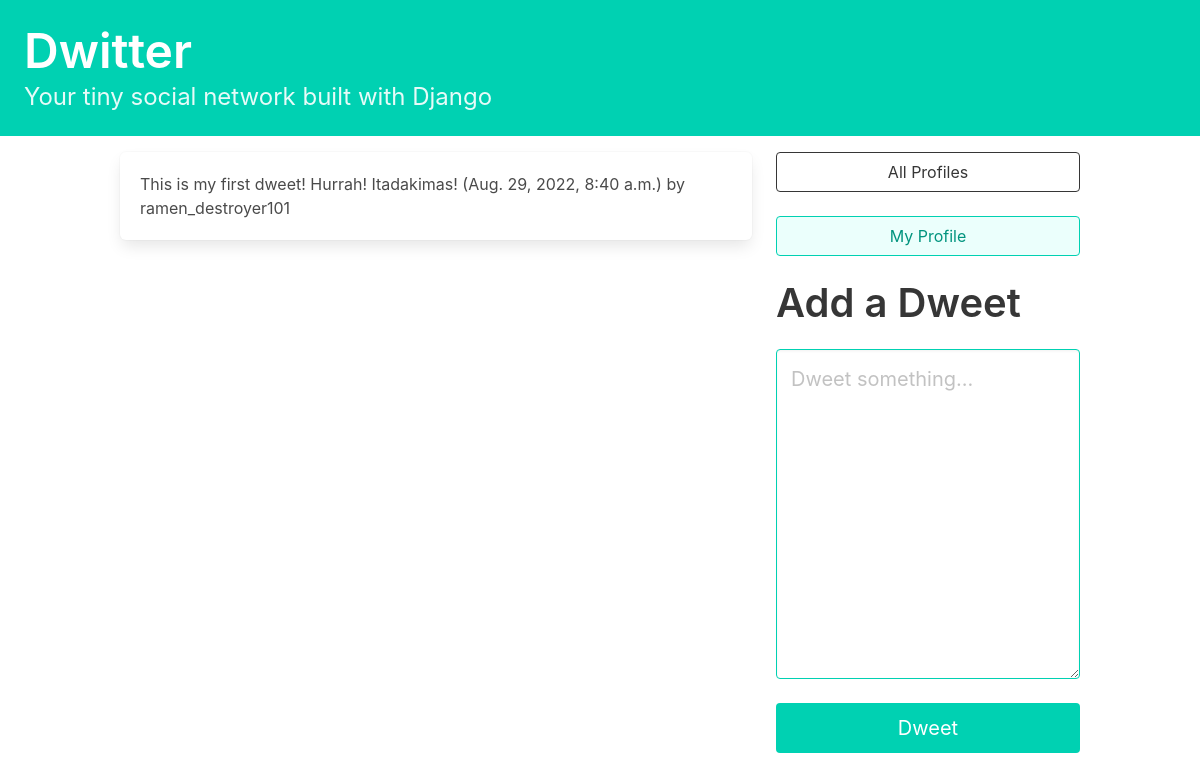
Screenshot of /home/ (signed in) with the database file from the repository.
### dwitter/models.py (models this page shows, shortened)
class Dweet(models.Model):
    user = models.ForeignKey(
        User, related_name="dweets", on_delete=models.DO_NOTHING
    )
    body = models.CharField(max_length=140)
    created_at = models.DateTimeField(auto_now_add=True)

### dwitter/views.py (the view)
# urls.py: path("home/", dashboard, name="dashboard"),
def dashboard(request):
    form = DweetForm(request.POST or None)
    if request.method == "POST":
        if form.is_valid():
            dweet = form.save(commit=False)
            dweet.user = request.user
            dweet.save()
            return redirect("dwitter:dashboard")
    followed_dweets = Dweet.objects.filter(
        user__profile__in=request.user.profile.follows.all()
    ).order_by("-created_at")
    return render(
        request,
        "dwitter/dashboard.html",
        {"form": form, "dweets": followed_dweets},
    )

### dwitter/forms.py
class DweetForm(forms.ModelForm):
    body = forms.CharField(
        required=True,
        widget=forms.widgets.Textarea(
            attrs={
                "placeholder": "Dweet something...",
                "class": "textarea is-primary is-medium",
            }
        ),
        label="",
    )
    class Meta:
        model = Dweet
        exclude = ("user",)

### dwitter/templates/dwitter/dashboard.html (shortened to what this page needs)
{% extends 'base.html' %}
{% block content %}
<div class="column">
    {% for dweet in dweets  %}
        <div class="box">
            {{ dweet.body }}
            <span class="is-small has-text-grey-ligt">
                ({{ dweet.created_at }}) by {{ dweet.user.username }}
            </span>
        </div>
    {% endfor %}
</div>
<div class="column is-one-third">
    <div class="block">
        <a href="{% url 'dwitter:profile_list' %} ">
            <button class="button is-dark is-outlined is-fullwidth">
                All Profiles
            </button>
        </a>
    </div>
    <div class="block">
        <a href="{% url 'dwitter:profile' request.user.profile.id %} ">
            <button class="button is-primary is-light is-outlined is-fullwidth">
                My Profile
            </button>
        </a>
    </div>
    <div class="block">
        <div class="block">
            <h2 class="title is-2">Add a Dweet</p>
        </div>
        <div class="block">
            <form method="post">
                {{ form.as_p }}
                <button class="button is-primary is-fullwidth is-medium mt-5"
                        type="submit">
                    Dweet
                </button>
            </form>
        </div>
    </div>
</div>
{% endblock content %}

### rows the page displays
Dweet: body "This is my first dweet! Hurrah! Itadakimas!", created_at "Aug. 29, 2022, 8:40 a.m.", user.username "ramen_destroyer101"
